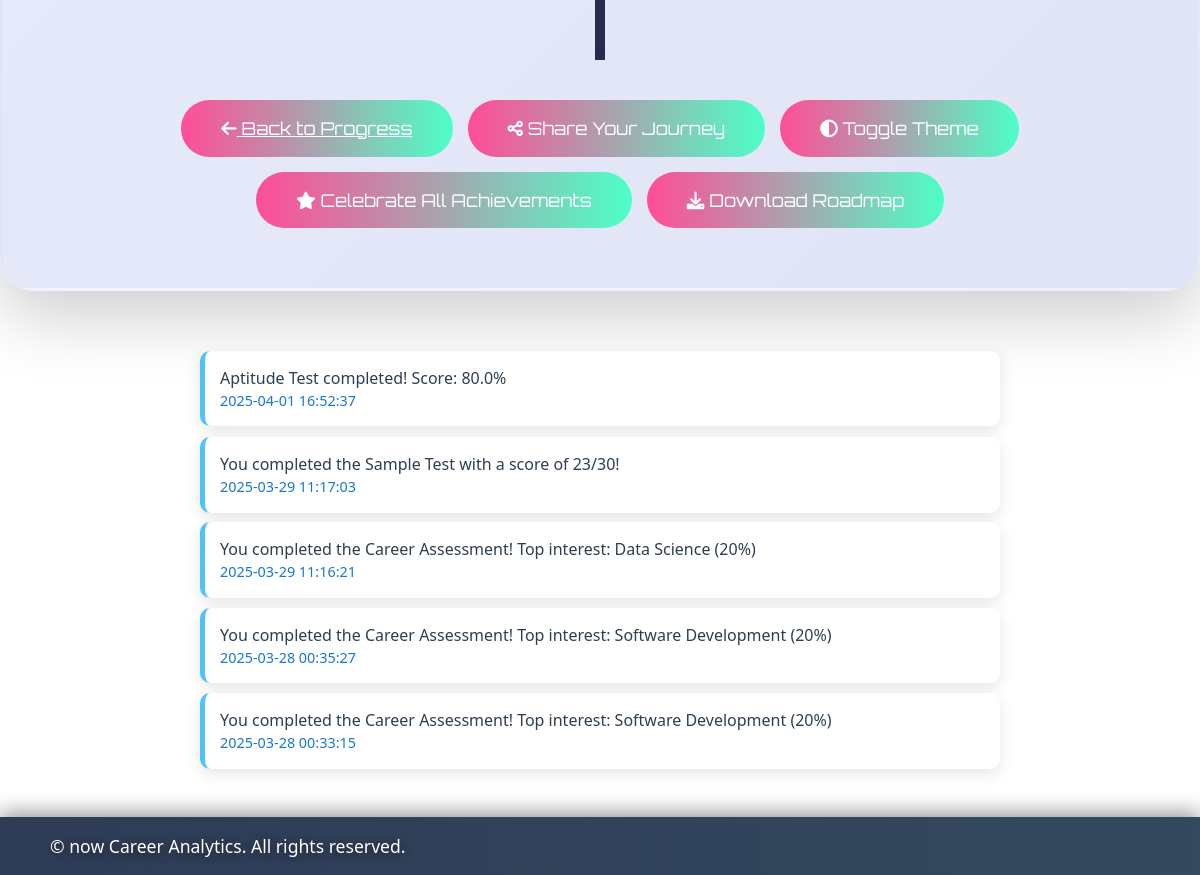
The app's page /roadmap (signed in, lower part), older data.
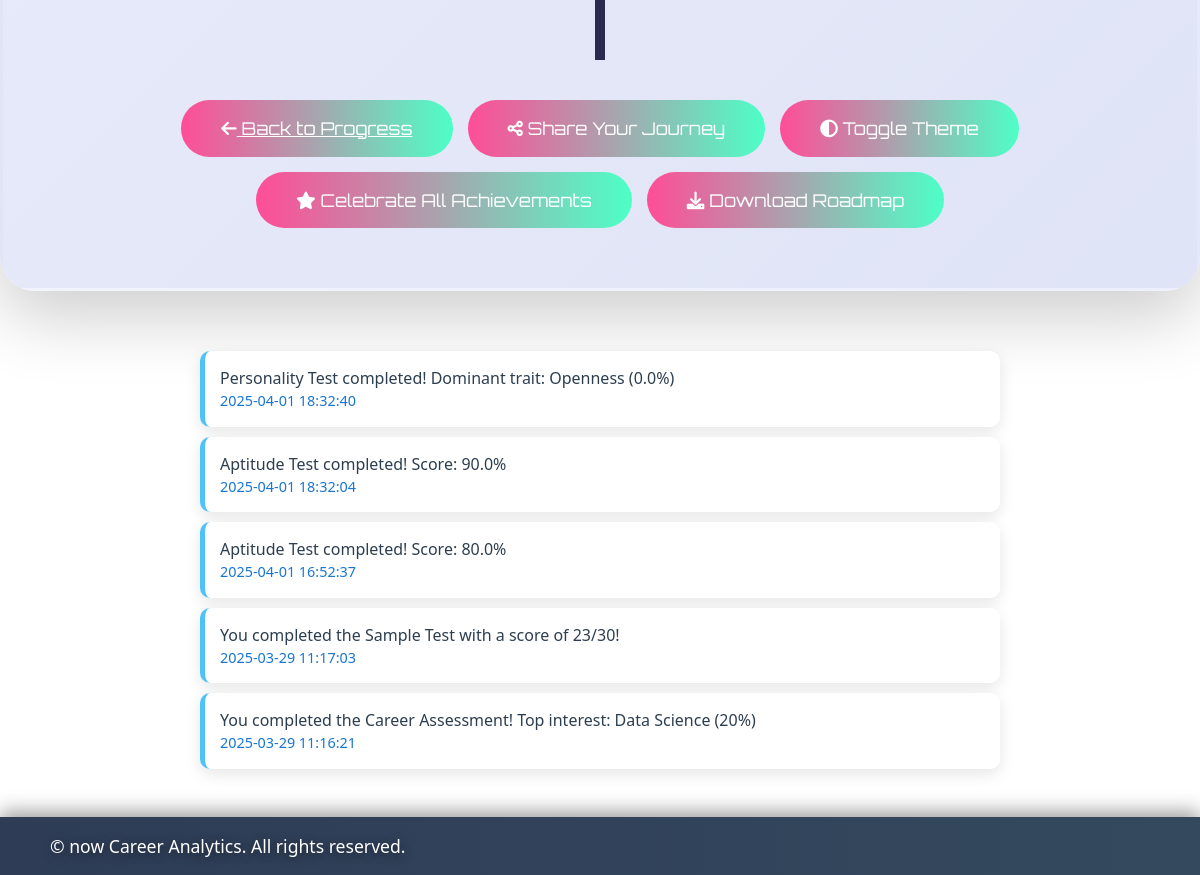
The same page, newer data.
### app.py (models this page shows)
class Notification(db.Model):
    id = db.Column(db.Integer, primary_key=True)
    user_id = db.Column(db.Integer, db.ForeignKey('user.id'), nullable=False)
    message = db.Column(db.String(200), nullable=False)
    type = db.Column(db.String(50), nullable=False)
    is_read = db.Column(db.Boolean, default=False)
    date = db.Column(db.DateTime, default=lambda: datetime.now(timezone.utc))

### app.py (the view)
@app.route('/roadmap')
@login_required
def roadmap():
    test_history = TestResult.query.filter_by(user_id=current_user.id).order_by(TestResult.completed_at.asc()).all()
    total_tests = len(test_history)
    career_path = session.get('selected_field', 'Software Development')
    if career_path not in CAREER_MAPPING:
        career_path = 'Software Development'
    career_roadmaps = {
        "Software Development": {
            "career_goal": "Senior Software Engineer",
            "milestones": [
                {
                    "title": "Completed Aptitude Test",
                    "description": "Assessed core skills",
                    "details": "Evaluated logical reasoning, problem-solving, and basic technical knowledge.",
                    "date": next((t.completed_at for t in test_history if t.test_type == 'aptitude'), None),  # Keep timezone-aware
                    "type": "test",
                    "completed": any(t.test_type == 'aptitude' for t in test_history),
                    "progress": 100 if any(t.test_type == 'aptitude' for t in test_history) else 0
                },
                {
                    "title": "Skill Gap Assessment",
                    "description": "Evaluated coding skills",
                    "details": "Assessed proficiency in Python, JavaScript, and software development fundamentals.",
                    "date": next((t.completed_at for t in test_history if t.test_type == 'skill_gap' and 'Software Development' in json.loads(t.details)), None),  # Keep timezone-aware
                    "type": "test",
                    "completed": any(t.test_type == 'skill_gap' and 'Software Development' in json.loads(t.details) for t in test_history),
                    "progress": 100 if any(t.test_type == 'skill_gap' and 'Software Development' in json.loads(t.details) for t in test_history) else 0
                },
                {
                    "title": "First Project",
                    "description": "Built a basic application",
                    "details": "Developed a to-do list app using HTML, CSS, and JavaScript.",
                    "date": datetime(2025, 3, 10, tzinfo=timezone.utc),  # Make timezone-aware
                    "type": "project",
                    "completed": False,
                    "progress": 50
                },
                {
                    "title": "Portfolio Creation",
                    "description": "Showcased projects",
                    "details": "Created a portfolio website with 3 projects, hosted on GitHub Pages.",
                    "date": datetime(2025, 3, 15, tzinfo=timezone.utc),  # Make timezone-aware
                    "type": "project",
                    "completed": False,
                    "progress": 30
                },
                {
                    "title": "Job Application",
                    "description": "Applied to entry-level roles",
                    "details": "Submitted applications to 5 software development positions.",
                    "date": datetime(2025, 3, 20, tzinfo=timezone.utc),  # Make timezone-aware
                    "type": "job",
                    "completed": False,
                    "progress": 20
                }
            ]
        },
        "Data Science": {
            "career_goal": "Lead Data Scientist",
            "milestones": [
                {
                    "title": "Completed Aptitude Test",
                    "description": "Assessed analytical skills",
                    "details": "Evaluated mathematical reasoning, statistics, and problem-solving abilities.",
                    "date": next((t.completed_at for t in test_history if t.test_type == 'aptitude'), None),  # Keep timezone-aware
                    "type": "test",
                    "completed": any(t.test_type == 'aptitude' for t in test_history),
                    "progress": 100 if any(t.test_type == 'aptitude' for t in test_history) else 0
                },
                {
                    "title": "Skill Gap Assessment",
                    "description": "Evaluated data skills",
                    "details": "Assessed proficiency in Python, R, and data analysis techniques.",
                    "date": next((t.completed_at for t in test_history if t.test_type == 'skill_gap' and 'Data Science' in json.loads(t.details)), None),  # Keep timezone-aware
                    "type": "test",
                    "completed": any(t.test_type == 'skill_gap' and 'Data Science' in json.loads(t.details) for t in test_history),
                    "progress": 100 if any(t.test_type == 'skill_gap' and 'Data Science' in json.loads(t.details) for t in test_history) else 0
                },
                {
                    "title": "Statistics Mastery",
                    "description": "Completed stats course",
                    "details": "Finished an online course on advanced statistics and probability.",
                    "date": datetime(2025, 3, 12, tzinfo=timezone.utc),  # Make timezone-aware
                    "type": "course",
                    "completed": False,
                    "progress": 70
                },
                {
                    "title": "Data Project",
                    "description": "Analyzed a dataset",
                    "details": "Performed exploratory data analysis on a public dataset using Pandas and Matplotlib.",
                    "date": datetime(2025, 3, 18, tzinfo=timezone.utc),  # Make timezone-aware
                    "type": "project",
                    "completed": False,
                    "progress": 40
                },
                {
                    "title": "Research Publication",
                    "description": "Published findings",
                    "details": "Published a research paper on machine learning applications in a journal.",
                    "date": datetime(2025, 3, 25, tzinfo=timezone.utc),  # Make timezone-aware
                    "type": "publication",
                    "completed": False,
                    "progress": 10
                }
            ]
        }
    }
    roadmap_data = career_roadmaps.get(career_path, career_roadmaps["Software Development"])
    milestones = roadmap_data["milestones"]
    notifications = Notification.query.filter_by(user_id=current_user.id, is_read=False).order_by(Notification.date.desc()).limit(5).all()
    current_date = datetime.now(timezone.utc)
    return render_template('roadmap.html',
                          user=current_user,
                          career_goal=roadmap_data["career_goal"],
                          milestones=milestones,
                          career_path=career_path,
                          current_date=current_date,
                          animations_enabled=current_user.animations_enabled,
                          active_page='roadmap',
                          notifications=notifications)

### app.py (called while the page is built)
@app.before_request
def init_session():
    if 'used_aptitude' not in session:
        session['used_aptitude'] = []
    if 'aptitude_history' not in session:
        session['aptitude_history'] = defaultdict(list)

@login_manager.user_loader
def load_user(user_id):
    return db.session.get(User, int(user_id))

### templates/roadmap.html (shortened to what this page needs)
roadmap.html {% extends 'base.html' %}
{% block styles %}
<link rel="stylesheet" href="https://cdnjs.cloudflare.com/ajax/libs/font-awesome/6.0.0/css/all.min.css">
{% endblock %}
{% block content %}
<div id="roadmap-particles-js"></div>
<div class="roadmap-container">
    {% set next_milestone = milestones | selectattr('completed', 'equalto', false) | first %}
    <div class="roadmap-timeline">
    </div>
    <div class="roadmap-action-buttons">
        <a href="{{ url_for('progress_tracking') }}" class="roadmap-btn"><i class="fas fa-arrow-left"></i> Back to Progress</a>
        <button class="roadmap-btn" onclick="shareJourney()"><i class="fas fa-share-alt"></i> Share Your Journey</button>
        <button class="roadmap-btn" onclick="toggleTheme()"><i class="fas fa-adjust"></i> Toggle Theme</button>
        <button class="roadmap-btn" onclick="celebrateAll()"><i class="fas fa-star"></i> Celebrate All Achievements</button>
        <button class="roadmap-btn" onclick="downloadRoadmap()"><i class="fas fa-download"></i> Download Roadmap</button>
    </div>
</div>
{% include 'notifications.html' %}
{% endblock %}

### templates/notifications.html (shortened to what this page needs)
{% if notifications %}
    <div class="notifications-container">
        {% for notification in notifications %}
            <div class="notification {{ 'unread' if not notification.is_read else 'read' }}">
                <p>{{ notification.message }}</p>
                <small>{{ notification.date.strftime('%Y-%m-%d %H:%M:%S') }}</small>
            </div>
        {% endfor %}
    </div>
{% endif %}

Row changes from the older to the newer data that the page shows:
no longer on this page (row unchanged): Notification: message "You completed the Career Assessment! Top interest: Software Development (20%)", date "2025-03-28 00:35:27"
no longer on this page (row unchanged): Notification: message "You completed the Career Assessment! Top interest: Software Development (20%)", date "2025-03-28 00:33:15"
added Notification: message "Personality Test completed! Dominant trait: Openness (0.0%)", date "2025-04-01 18:32:40"
added Notification: message "Aptitude Test completed! Score: 90.0%", date "2025-04-01 18:32:04"
